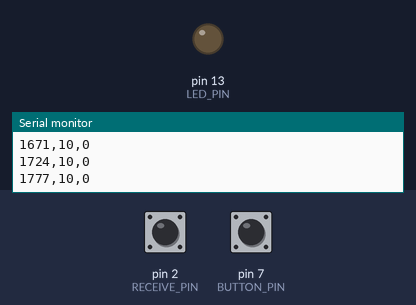
The sketch below on a simulated Arduino Uno, built with avr-gcc and run on an emulated ATmega328P. On the bench: output pins drawn as LEDs (lit = HIGH), the last lines printed to the serial monitor. Inputs (shaded band) come from the test bench; at power-on: pin 2 (RECEIVE_PIN) HIGH, pin 7 (BUTTON_PIN) HIGH.

Above: at 1.8 s.
1.9 s: pin 2 (RECEIVE_PIN) pulled LOW for 0.15 s
At 2.01 s:
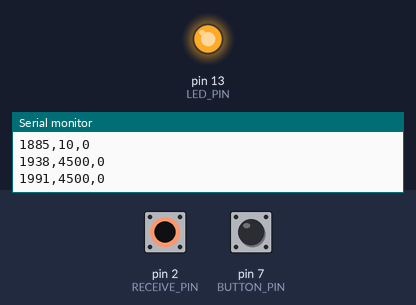
3.5 s: pin 2 (RECEIVE_PIN) pulled LOW for 3.2 s
At 7.6 s:
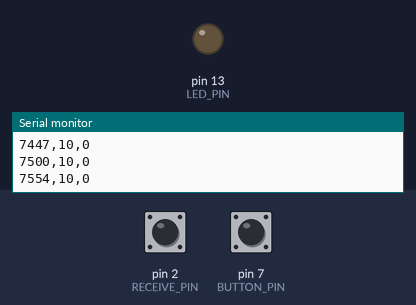
8.2 s: pin 7 (BUTTON_PIN) pulled LOW for 0.15 s
At 8.6 s:
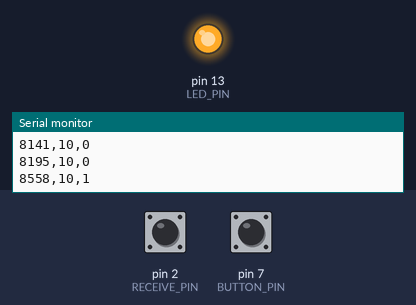
9.8 s: pin 2 (RECEIVE_PIN) pulled LOW for 1 s
13.8 s: pin 2 (RECEIVE_PIN) driven LOW
16.8 s: pin 7 (BUTTON_PIN) pulled LOW for 0.15 s
At 17.0 s:
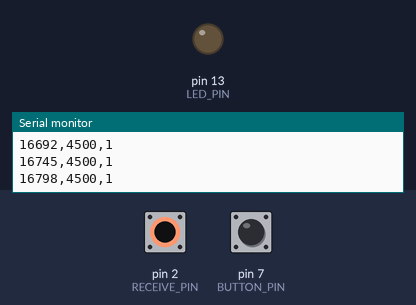
Timing chart, 0 to 19.8 s (numbered marks = the images above; inputs shaded):
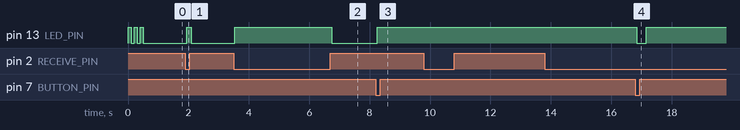

The sketch:

capacitive_sensor.ino
```cpp
/*
 * CAPACITIVE TOUCH SAFETY SENSOR - Data Collection
 * MAP2192 Data Science Project
 *
 * PURPOSE: Collect labeled sensor data for ML classification
 * OUTPUT: CSV format via Serial (timestamp, sensor_value, label)
 *
 * CIRCUIT:
 *   - Pin 4 (SEND) ---[1M Resistor]---+--- Pin 2 (RECEIVE)
 *                                     |
 *                              [Conductive Surface]
 *                                     |
 *                                    GND (optional)
 *
 *   - Pin 7 --- Button --- GND (for labeling data)
 *   - Pin 13 --- LED (built-in, for feedback)
 */

// ============================================================
// LIBRARY
// ============================================================
// We use the CapacitiveSensor library which handles the timing
// Download: Sketch -> Include Library -> Manage Libraries -> "CapacitiveSensor"
#include <CapacitiveSensor.h>

// ============================================================
// PIN DEFINITIONS
// ============================================================
const int SEND_PIN = 4;        // Sends the charging signal
const int RECEIVE_PIN = 2;     // Measures the charge time
const int BUTTON_PIN = 7;      // Button to toggle labels
const int LED_PIN = 13;        // Visual feedback

// ============================================================
// SENSOR SETUP
// ============================================================
// CapacitiveSensor(sendPin, receivePin)
// The resistor (1M ohm) connects these two pins
// Higher resistor = more sensitive but slower
CapacitiveSensor sensor = CapacitiveSensor(SEND_PIN, RECEIVE_PIN);

// ============================================================
// VARIABLES
// ============================================================
int currentLabel = 0;          // 0 = safe, 1 = unsafe (toggle with button)
unsigned long startTime;       // For timestamps
int sampleCount = 0;           // Track number of samples

// Threshold for basic detection (we'll refine this with ML)
const long TOUCH_THRESHOLD = 100;

// ============================================================
// SETUP - Runs once at startup
// ============================================================
void setup() {
  // Start serial communication at 9600 baud
  // This sends data to your computer
  Serial.begin(9600);

  // Configure pins
  pinMode(BUTTON_PIN, INPUT_PULLUP);  // Button with internal pull-up
  pinMode(LED_PIN, OUTPUT);

  // Sensor configuration
  // Turn off autocalibrate for consistent readings
  sensor.set_CS_AutocaL_Millis(0xFFFFFFFF);

  // Record start time
  startTime = millis();

  // Print CSV header
  Serial.println("timestamp,sensor_value,label");

  // Visual confirmation
  blinkLED(3);
}

// ============================================================
// MAIN LOOP - Runs continuously
// ============================================================
void loop() {
  // ----------------------------------------------------------
  // STEP 1: Read the capacitive sensor
  // ----------------------------------------------------------
  // The parameter (30) is the number of samples to average
  // Higher = more stable but slower
  long sensorValue = sensor.capacitiveSensor(30);

  // ----------------------------------------------------------
  // STEP 2: Check button for label toggle
  // ----------------------------------------------------------
  if (digitalRead(BUTTON_PIN) == LOW) {
    // Button pressed - toggle label
    currentLabel = 1 - currentLabel;  // Flip between 0 and 1

    // Visual feedback: LED on = unsafe mode
    digitalWrite(LED_PIN, currentLabel);

    // Debounce - wait for button release
    while (digitalRead(BUTTON_PIN) == LOW) {
      delay(10);
    }
    delay(200);  // Extra debounce
  }

  // ----------------------------------------------------------
  // STEP 3: Output data in CSV format
  // ----------------------------------------------------------
  unsigned long timestamp = millis() - startTime;

  // Format: timestamp,sensor_value,label
  Serial.print(timestamp);
  Serial.print(",");
  Serial.print(sensorValue);
  Serial.print(",");
  Serial.println(currentLabel);

  sampleCount++;

  // ----------------------------------------------------------
  // STEP 4: Basic threshold feedback (before ML)
  // ----------------------------------------------------------
  // This gives immediate feedback while collecting data
  if (sensorValue > TOUCH_THRESHOLD) {
    digitalWrite(LED_PIN, HIGH);
  } else if (currentLabel == 0) {
    digitalWrite(LED_PIN, LOW);
  }

  // ----------------------------------------------------------
  // STEP 5: Sampling delay
  // ----------------------------------------------------------
  // 50ms = 20 samples per second
  // Adjust based on your needs
  delay(50);
}

// ============================================================
// HELPER FUNCTIONS
// ============================================================

void blinkLED(int times) {
  for (int i = 0; i < times; i++) {
    digitalWrite(LED_PIN, HIGH);
    delay(100);
    digitalWrite(LED_PIN, LOW);
    delay(100);
  }
}
```

Measured:
- after the input at 1.9 s, pin 13 (LED_PIN): LOW → HIGH at once, → LOW 0.16 s later
- after the input at 3.5 s, pin 13 (LED_PIN): LOW → HIGH at once, → LOW 3.2 s later
- after the input at 8.2 s, pin 13 (LED_PIN): LOW → HIGH after 0.05 s
- after the input at 16.8 s, pin 13 (LED_PIN): HIGH → LOW after 0.05 s, → HIGH 0.30 s later
